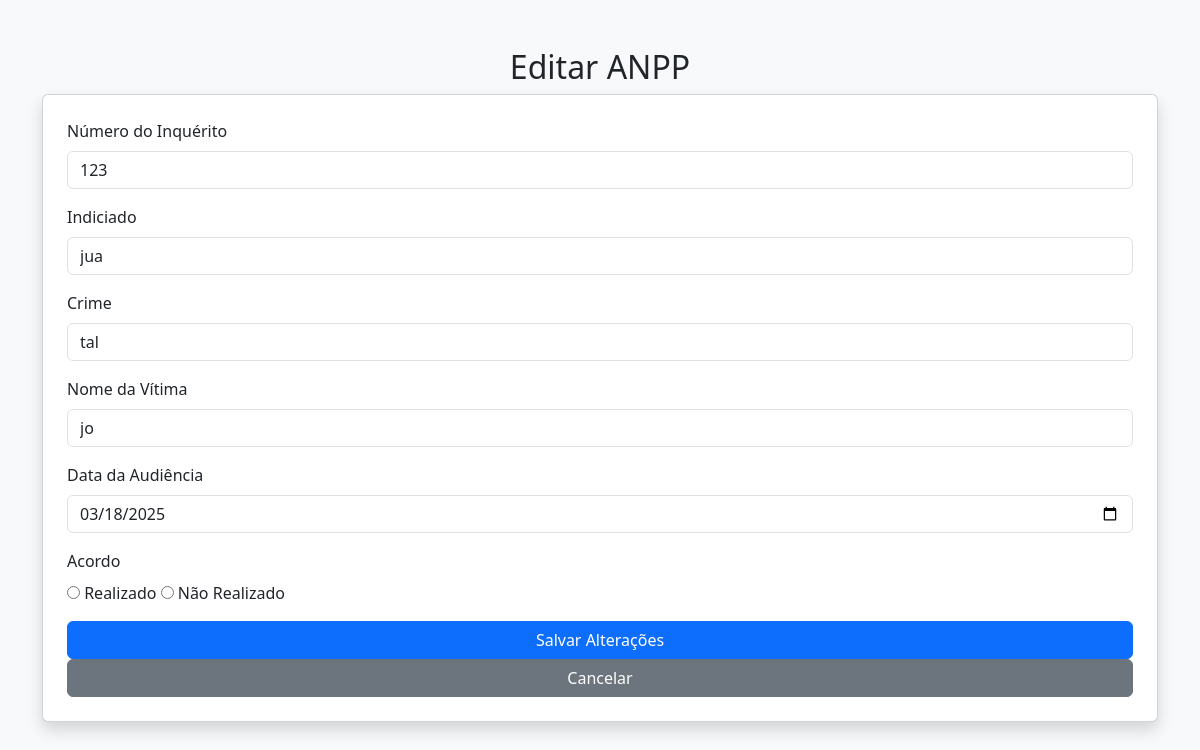
/views/editar_anpp.php?id=3 (signed in), run on the app's committed database.
### tables this page shows
CREATE TABLE `anpp` (
  `id` int(11) NOT NULL,
  `numero_inquerito` varchar(50) NOT NULL,
  `indiciado` varchar(255) NOT NULL,
  `crime_id` int(11) NOT NULL,
  `nome_vitima` varchar(255) DEFAULT NULL,
  `data_audiencia` date DEFAULT NULL,
  `acordo_realizado` enum('sim','nao') NOT NULL,
  `valor_reparacao` decimal(10,2) DEFAULT NULL,
  `tempo_servico` int(11) DEFAULT NULL,
  `valor_multa` decimal(10,2) DEFAULT NULL,
  `restituicao` text DEFAULT NULL
);

CREATE TABLE `crimes_anpp` (
  `id` int(11) NOT NULL,
  `nome` varchar(255) NOT NULL
);

### views/editar_anpp.php (the view, shortened to what this page needs)
<?php
global $pdo;
$id = $_GET['id'];
$stmt = $pdo->prepare("SELECT * FROM anpp WHERE id = :id");
$stmt->bindParam(':id', $id, PDO::PARAM_INT);
$stmt->execute();
$anpp = $stmt->fetch(PDO::FETCH_ASSOC);
$crimes_anpp = $pdo->query("SELECT * FROM crimes_anpp ORDER BY nome ASC")->fetchAll(PDO::FETCH_ASSOC);
?>
<!DOCTYPE html>
<html lang="pt">
<head>
    <link href="https://cdn.jsdelivr.net/npm/bootstrap@5.3.0/dist/css/bootstrap.min.css" rel="stylesheet">
    <link rel="stylesheet" href="https://cdnjs.cloudflare.com/ajax/libs/font-awesome/6.4.2/css/all.min.css">
</head>
<body class="bg-light">
    <div class="container mt-5">
        <h2 class="text-center">Editar ANPP</h2>
        <form action="../controllers/salvar_edicao_anpp.php" method="POST">
            <div class="card p-4 shadow">
                <div class="mb-3">
                    <label for="numero_inquerito" class="form-label">Número do Inquérito</label>
                    <input type="text" class="form-control" name="numero_inquerito" value="<?= htmlspecialchars($anpp['numero_inquerito']) ?>" required>
                </div>
                <div class="mb-3">
                    <label for="indiciado" class="form-label">Indiciado</label>
                    <input type="text" class="form-control" name="indiciado" value="<?= htmlspecialchars($anpp['indiciado']) ?>" required>
                </div>
                <div class="mb-3">
                    <label for="crime" class="form-label">Crime</label>
                    <select class="form-control" name="crime" required>
                        <?php foreach ($crimes_anpp as $crime): ?>
                        <option value="<?= $crime['id'] ?>" <?= ($crime['id'] == $anpp['crime_id']) ? 'selected' : '' ?>><?= htmlspecialchars($crime['nome']) ?></option>
                        <?php endforeach; ?>
                    </select>
                </div>
                <div class="mb-3">
                    <label for="nome_vitima" class="form-label">Nome da Vítima</label>
                    <input type="text" class="form-control" name="nome_vitima" value="<?= htmlspecialchars($anpp['nome_vitima']) ?>">
                </div>
                <div class="mb-3">
                    <label for="data_audiencia" class="form-label">Data da Audiência</label>
                    <input type="date" class="form-control" name="data_audiencia" value="<?= $anpp['data_audiencia'] ?>">
                </div>
                <div class="mb-3">
                    <label class="form-label">Acordo</label>
                    <div>
                        <input type="radio" name="acordo" value="realizado" onclick="mostrarCampos(true)" <?= ($anpp['acordo_realizado'] === 'sim') ? 'checked' : '' ?>> Realizado
                        <input type="radio" name="acordo" value="nao_realizado" onclick="mostrarCampos(false)" <?= ($anpp['acordo_realizado'] === 'nao') ? 'checked' : '' ?>> Não Realizado
                    </div>
                </div>
                <button type="submit" class="btn btn-primary">Salvar Alterações</button>
                <a href="listar_anpp.php" class="btn btn-secondary">Cancelar</a>
            </div>
        </form>
    </div>
</body>
</html>

### data on the page
anpp: numero_inquerito "123", indiciado "jua", crime "tal", nome_vitima "jo", data_audiencia "03/18/2025"
